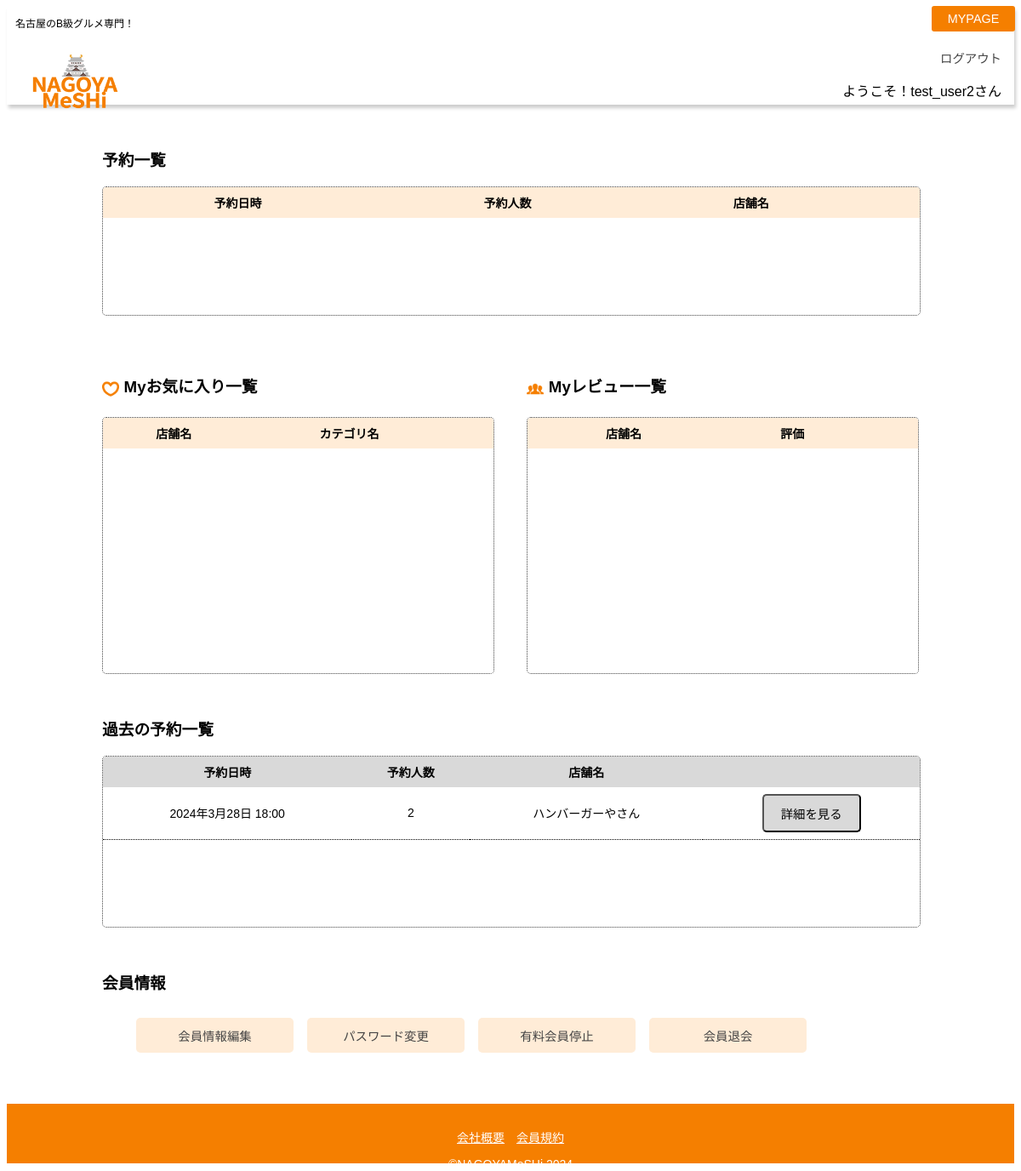
The page /general/mypage/6/ (signed in) on the database as committed earlier.
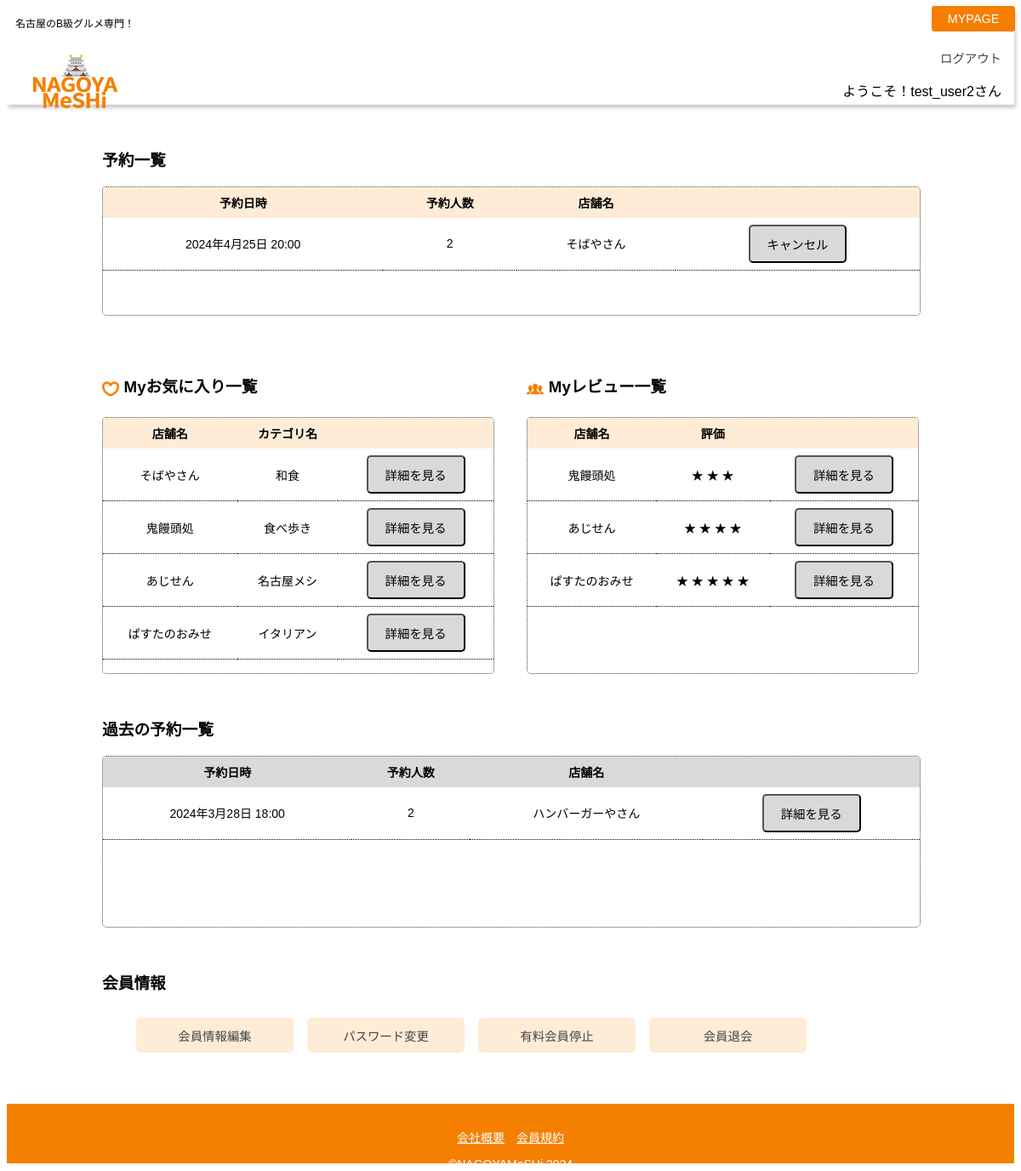
The same page on the database as committed later.
### commondb/models/user.py (models this page shows, shortened)
class User(AbstractUser):
    is_paid_member = models.BooleanField(verbose_name='有料会員', default=False)
    is_manage_member = models.BooleanField(verbose_name='管理者', default=False)
    class Meta:
        verbose_name = 'ユーザー'
        verbose_name_plural = 'ユーザー一覧'

### commondb/models/booking.py (models this page shows, shortened)
class Booking(models.Model):
    restaurant = models.ForeignKey(Restaurant, on_delete=models.CASCADE, verbose_name="店舗名")
    user = models.ForeignKey(User, on_delete=models.CASCADE, verbose_name="ユーザー名")
    booking_date = models.DateField(verbose_name="予約日", validators=[future_date_validator])
    booking_time = models.TimeField(verbose_name="予約時間", default=time(18, 0))
    numbers_of_ppl = models.IntegerField(default=0, verbose_name="予約人数", validators=[MaxValueValidator(8)])
    create_date = models.DateTimeField(auto_now_add=True, verbose_name="作成日時")

### commondb/models/restaurant.py (models this page shows, shortened)
class Restaurant(models.Model):
    name = models.CharField(max_length=100, verbose_name="店舗名")
    name_alphabet = models.CharField(max_length=100, validators=[RegexValidator(r'^[a-zA-Z\s]+$')], verbose_name="店舗名アルファベット表記")
    genre = models.ForeignKey(Genre, on_delete=models.CASCADE, verbose_name="カテゴリー")
    address = models.CharField(max_length=100, verbose_name="所在地")
    area = models.ForeignKey(Area, on_delete=models.CASCADE, verbose_name="エリア")
    phone = models.CharField(max_length=20, verbose_name="電話番号")
    time = models.CharField(max_length=100, verbose_name="営業時間")
    price_low = models.CharField(max_length=5 ,verbose_name="下限価格")
    price_high = models.CharField(max_length=5, verbose_name="上限価格")
    image = models.ImageField(upload_to='restaurant_images', null=True, blank=True, verbose_name="画像")
    information = models.TextField(max_length=300, verbose_name="お店の説明")
    def __str__(self):
        return self.name

### commondb/models/favorite.py (models this page shows)
class Favorite(models.Model):
    restaurant = models.ForeignKey(Restaurant, on_delete=models.CASCADE, verbose_name="店舗名", related_name='favorites')
    user = models.ForeignKey(User, on_delete=models.CASCADE, verbose_name="ユーザー名")
    create_date = models.DateTimeField(auto_now_add=True, verbose_name="作成日時")

### commondb/models/genre.py (models this page shows, shortened)
class Genre(models.Model):
    name = models.CharField(max_length=100, verbose_name="ジャンル名")
    image = models.ImageField(upload_to='genre_images', null=True, blank=True, verbose_name="バナー画像")

### commondb/models/review.py (models this page shows, shortened)
class Review(models.Model):
    restaurant = models.ForeignKey(Restaurant, verbose_name="店名", on_delete=models.CASCADE)
    user = models.ForeignKey(User, verbose_name="ユーザー名", null=True, on_delete=models.CASCADE)
    visit_date = models.DateField(verbose_name="訪問日")
    rating = models.IntegerField(choices=[(1, '★'), (2, '★★'), (3, '★★★'), (4, '★★★★'), (5, '★★★★★')], verbose_name="評価")
    comment = models.TextField(verbose_name="コメント")
    image1 = models.ImageField(upload_to='review_images/', null=True, blank=True, verbose_name="画像")
    image2 = models.ImageField(upload_to='review_images/', null=True, blank=True, verbose_name="画像")
    image3 = models.ImageField(upload_to='review_images/', null=True, blank=True, verbose_name="画像")

### general/views/mypage_view.py (the view)
# urls.py: path('general/mypage/<int:pk>/', MypageView.as_view(), name='mypage'),
class MypageView(LoginRequiredMixin, TemplateView):
    template_name = "general/mypage.html"
    def get_context_data(self, **kwargs: Any):
        context = super().get_context_data(**kwargs)
        user_id = self.request.user.id
        mypage_id = kwargs.get('pk')
        if user_id != mypage_id:
            raise PermissionDenied("このページの閲覧権限がありません")
        current_date = datetime.date.today()
        past_bookings = Booking.objects.filter(user_id=user_id, booking_date__lt=current_date).order_by('booking_date')
        future_bookings = Booking.objects.filter(user_id=user_id, booking_date__gte=current_date).order_by('booking_date')
        favorites_with_restaurant = Favorite.objects.select_related('restaurant').filter(user_id=user_id)
        context['past_bookings'] = past_bookings
        context['future_bookings'] = future_bookings
        context['reviews'] = Review.objects.filter(user_id=user_id)
        context['favorites'] = favorites_with_restaurant
        context['user'] =self.request.user
        return context

### templates/general/mypage.html (shortened to what this page needs)
{% extends "base.html" %}
{% block content %}
<div class="mypg_container">
  <h3>予約一覧</h3>
  <div class="new_booking_container tbl_container">
    <table>
      <thead>
          <tr>
              <th>予約日時</th>
              <th>予約人数</th>
              <th>店舗名</th>
              <th></th>
          </tr>
      </thead>
      <tbody>
          {% for booking in future_bookings %}
          <tr>
              <td>{{booking.booking_date}} {{booking.booking_time}}</td>
              <td>{{booking.numbers_of_ppl}}</td>
              <td>{{booking.restaurant}}</td>
              <td><button class="btn_basic" onclick="location.href='{% url 'mypage_booking_delete' pk=booking.id %}'" style="color: #000; background-color: #D9D9D9;">キャンセル</button> </td>
          </tr>
          {% endfor %}
      </tbody>
  </table>
  </div>
  <div class="fav_rev_container">
    <div class="fav_rev_item">
      <h3><img src="/static/general/images/heart_line.png">Myお気に入り一覧</h3>
      <div class="fav_rev_tble tbl_container">
        <table>
          <thead>
              <tr>
                  <th>店舗名</th>
                  <th>カテゴリ名</th>
                  <th></th>
              </tr>
          </thead>
          <tbody>
              {% for favorite in favorites %}
              <tr>
              <td>{{favorite.restaurant}}</td>
              <td>{{favorite.restaurant.genre.name}}</td>
              <td><button class="btn_basic" onclick="location.href='{% url 'shop_detail' pk=favorite.restaurant.id %}'" style="color: #000; background-color: #D9D9D9;">詳細を見る</button> </td>
              </tr>
              {% endfor %}
          </tbody>
        </table>
      </div>
      </div>
    <div class="fav_rev_item">
      <h3><img src="/static/general/images/review.png">Myレビュー一覧</h3>
      <div class="fav_rev_tble tbl_container">
        <table>
          <thead>
              <tr>
                  <th>店舗名</th>
                  <th>評価</th>
                  <th></th>
              </tr>
          </thead>
          <tbody>
              {% for review in reviews %}
              <tr>
                <td>{{review.restaurant}}</td>
                <td>
                  {% for i in "★★★★★" %}
                      {% if forloop.counter <= review.rating %}
                          {{ i }}
                      {% endif %}
                  {% endfor %}
              </td>
                <td><button class="btn_basic" onclick="location.href='{% url 'mypage_review_detail' pk=review.id %}'" style="color: #000; background-color: #D9D9D9;">詳細を見る</button> </td>
              </tr>
              {% endfor %}
          </tbody>
        </table>
      </div>
    </div>
  </div>
  <h3>過去の予約一覧</h3>
  <div class="past_booking_container tbl_container">
    <table>
      <thead>
          <tr>
              <th>予約日時</th>
              <th>予約人数</th>
              <th>店舗名</th>
              <th></th>
          </tr>
      </thead>
      <tbody>
          {% for pbooking in past_bookings %}
          <tr>
              <td>{{pbooking.booking_date}} {{pbooking.booking_time}}</td>
              <td>{{pbooking.numbers_of_ppl}}</td>
              <td>{{pbooking.restaurant}}</td>
              <td><button class="btn_basic" onclick="location.href='{% url 'shop_detail' pk=pbooking.restaurant.id %}'" style="color: #000; background-color: #D9D9D9;">詳細を見る</button></td>
          </tr>
          {% endfor %}
      </tbody>
  </table>
  </div>
  <div class="mypg_user_info">
    <h3>会員情報</h3>
      <ul class="mypg_user_info_container">
        <li class="mypg_user_info_item"><a href="{% url 'user_update' pk=user.pk %}">会員情報編集</a></li>
        <li class="mypg_user_info_item"><a href="{% url 'password_change' %}">パスワード変更</a></li>
        {% if user.is_paid_member %}
        <li class="mypg_user_info_item"><a href="{% url 'vip_unsub' %}">有料会員停止</a></li>
        {% endif %}
        <li class="mypg_user_info_item"><a href="{% url 'user_delete' pk=user.pk %}">会員退会</a></li>
      </ul>
    </div>
  </div>
{% endblock %}

### templates/base.html (shortened to what this page needs)
{% load static %}
<!DOCTYPE html>
<html lang="ja">
<head>
    <link rel="stylesheet" href="/static/css/stylesheet.css">
    <link rel="stylesheet" href="https://unpkg.com/ress/dist/ress.min.css">
    <link rel="stylesheet" type="text/css" href="https://cdn.jsdelivr.net/npm/slick-carousel@1.8.1/slick/slick.css"/>
    <link rel="stylesheet" type="text/css" href="https://cdn.jsdelivr.net/npm/slick-carousel@1.8.1/slick/slick-theme.css"/>
</head>
<body>
    <header>
        <div class="logo-container">
            <p>名古屋のB級グルメ専門！</p>
            <h1><a href="{% url 'top' %}"><img src="/static/general/images/logo.png" alt="ロゴ"></a></h1>
        </div>
        {% if request.user.is_authenticated %}
        <nav>
            <a class="header_btn" href="{% url 'mypage' pk=user.id %}">MYPAGE</a>
            <a class="logout_link" href="{% url 'logout' %}">ログアウト</a>
            <p>
                ようこそ！{{user.get_username}}さん
            </p>
        </nav>
        {% endif%}
    </header>
    {% block content %}{% endblock %}
    <footer>
        <nav>
            <p><a href="{% url 'company' pk=1 %}" >会社概要</a><a href="{% url 'reguration' %}" >会員規約</a></p>
            <p>&copy;NAGOYAMeSHi 2024</p>
        </nav>
    </footer>
</body>
</html>

### static/css/stylesheet.css (style rules this page uses)
body { font-family: 'Hiragino Sans', 'Yu Gothic', 'Arial Narrow', Arial, sans-serif; }
a { color: #444444; text-decoration: none; }
li { list-style: none; }
.btn_basic { height: auto; width: auto; background-color: #F57F00; color: #FFF; padding: 0.5em 1.3em; border-radius: 5px; padding: 10px 20px; display: inline-block; font-size: 0.9rem; text-decoration: none; }
th { text-wrap: nowrap; }
header { display: flex; flex-direction: row; justify-content: space-between; align-items: flex-end; width: 100%; box-shadow: 2px 4px 4px rgba(0, 0, 0, 0.2); }
.logo-container { display: flex; flex-direction: column; align-items: center; padding-left: 5px; padding-top: 5px; font-size: 0.8em; height: 110px; max-width: 100%; max-height: 100%; }
.logo-container>p { display: inline; margin: 0; padding: 5px; font-size: 12px; text-wrap: nowrap; }
.logo-container>h1>a>img { height: 80px; }
header nav { padding-right: 15px; text-align: right; }
header nav>a { text-decoration: none; font-size: 0.9em; color: #444444; padding: 0; }
header nav p { margin-bottom: 5px; }
.header_btn { position: absolute; top: 7px; right: 7px; background-color: #F57F00; color: #FFF; padding: 0.5em 1.3em; border-radius: 3px; }
footer { background-color: #F57F00; width: 100%; height: 70px; margin-top: 60px; }
footer>nav { text-align: center; font-size: 14px; padding-top: 15px; }
footer p { color: #FFF; }
footer a { text-decoration: underline; color: #FFF; padding-left: 7px; padding-right: 7px; }
.mypg_container { width: 80vw; margin: 50px auto; }
.mypg_container th, td { font-size: 14px; }
.new_booking_container { width: 100%; height: 150px; overflow-y: auto; margin-top: 10px; }
.tbl_container { border: #444444 1px dotted; border-radius: 5px; }
.mypg_container table { width: 100%; border-collapse: collapse; }
.mypg_container th, .mypg_container td { border-bottom: 1px dotted #000; padding: 8px; text-align: center; }
.mypg_container th { background-color: #FFECD7; border: none; }
.fav_rev_container { display: flex; justify-content: space-between; width: 100%; margin: 50px auto; }
.fav_rev_tble { height: 300px; overflow-y: auto; }
.fav_rev_item { width: 48%; }
.fav_rev_item h3 { padding-bottom: 5px; }
.past_booking_container { width: 100%; height: 200px; overflow-y: auto; margin-top: 10px; }
.past_booking_container th { background-color: #D9D9D9; }
.mypg_user_info { margin-top: 50px; }
.mypg_user_info_container { display: flex; flex-wrap: wrap; gap: 5px 0; justify-content: left; width: 100%; }
.mypg_user_info_item { display: inline-block; background-color: #FFECD7; border-radius: 5px; height: auto; width: auto; min-width: 145px; padding: 10px 20px; margin-top: 10px; margin-right: 1em; text-align: center; }
.mypg_user_info_item a { font-size: 0.9em; color: #444444; }
.mypg_container img { width: 20px; height: 20px; vertical-align: middle; margin-right: 0.3em; }
td { vertical-align: middle; }

Rows that differ between the two databases and show on the page:
added Booking: booking_date "2024年4月25日", booking_time "20:00", numbers_of_ppl "2", restaurant "そばやさん", shown under "予約一覧"
added Favorite: restaurant "そばやさん", restaurant.genre.name "和食"
added Favorite: restaurant "鬼饅頭処", restaurant.genre.name "食べ歩き"
added Favorite: restaurant "あじせん", restaurant.genre.name "名古屋メシ"
added Favorite: restaurant "ぱすたのおみせ", restaurant.genre.name "イタリアン"
added Review: restaurant "鬼饅頭処", i "★" "★" "★"
added Review: restaurant "あじせん", i "★" "★" "★" "★"
added Review: restaurant "ぱすたのおみせ", i "★" "★" "★" "★" "★"
